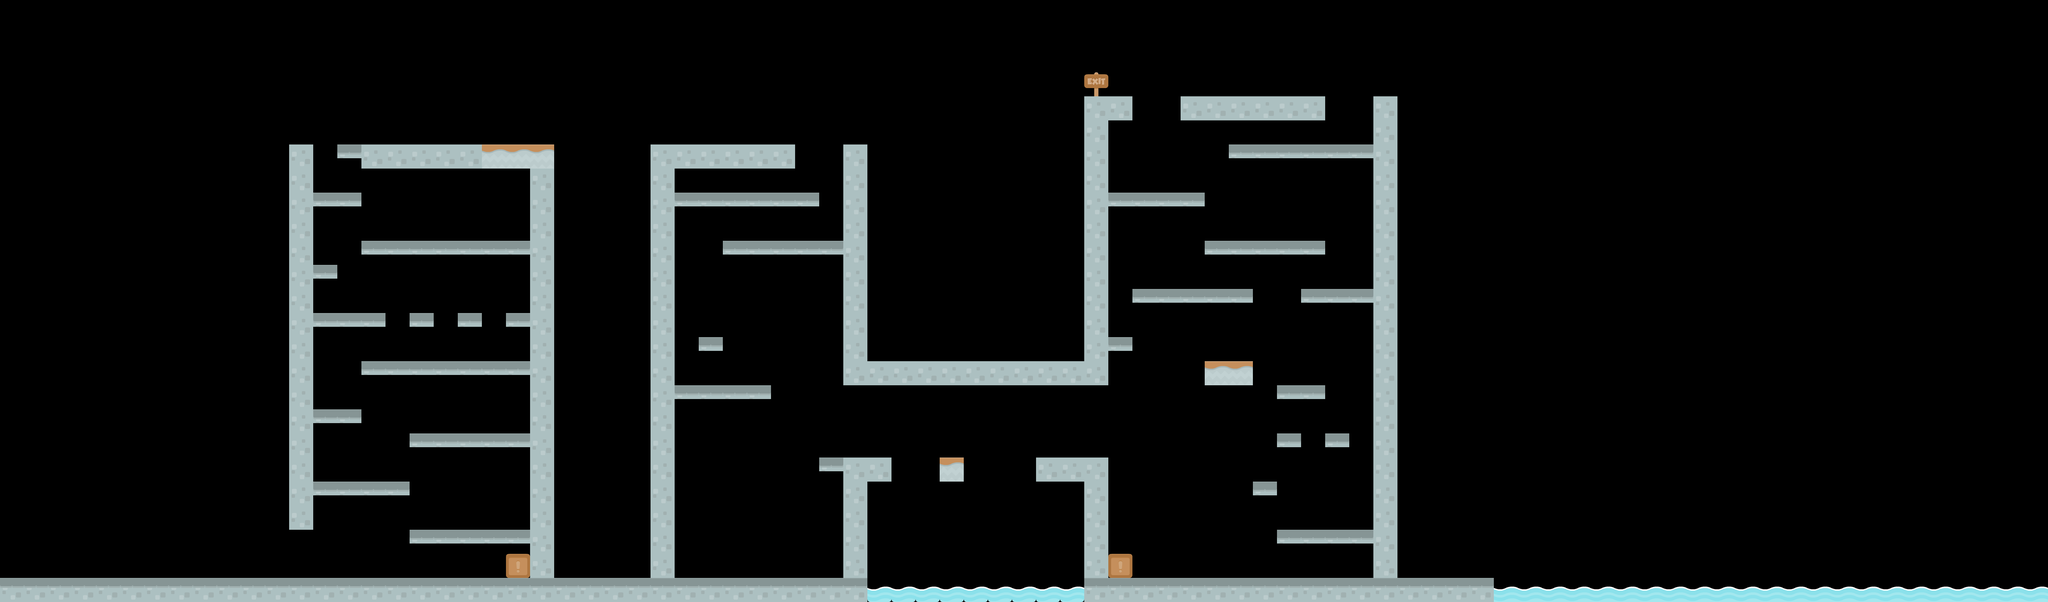

The image is a tile-based game level rendered from a .tmx file. Its description and source (layers, tilesets, objects; grid data summarised) follow:
An orthogonal 85x25 tile map with 70x70 px tiles, 1 tile layer (Tile Layer 1) and 54 objects (49x platform, 2x button, doorBot, doorTop, spawnpoint).

<map version="1.10" tiledversion="1.11.0" orientation="orthogonal" renderorder="right-down" width="85" height="25" tilewidth="70" tileheight="70" infinite="0" nextlayerid="3" nextobjectid="99">
 <properties>
  <property name="star1time" type="float" value="7" />
 </properties>
 <tileset firstgid="1" name="tiles_spritesheet" tilewidth="70" tileheight="70" spacing="2" tilecount="156" columns="12">
  <image source="tiles_spritesheet.png" width="914" height="936" />
 </tileset>
 <layer id="1" name="Tile Layer 1" width="85" height="25">
  <data>[2125 cells, 316 non-empty, 8 distinct tile ids]</data>
 </layer>
 <objectgroup id="2" name="Object Layer 1">
  <properties>
   <property name="TYPE" value="NORMAL" />
  </properties>
  <object id="41" type="button" x="1435" y="1651">
   <properties>
    <property name="TYPE" value="Package" />
   </properties>
   <point />
  </object>
  <object id="42" type="button" x="3336" y="1639">
   <properties>
    <property name="TYPE" value="Receiver" />
   </properties>
   <point />
  </object>
  <object id="44" type="platform" x="0" y="1681" width="2521" height="70">
   <properties>
    <property name="TYPE" value="NORMAL" />
   </properties>
  </object>
  <object id="45" type="platform" x="841" y="422" width="68" height="1118">
   <properties>
    <property name="TYPE" value="NORMAL" />
   </properties>
  </object>
  <object id="46" type="platform" x="1539" y="491" width="68" height="1192">
   <properties>
    <property name="TYPE" value="NORMAL" />
   </properties>
  </object>
  <object id="47" type="platform" x="1890" y="423" width="68" height="1254">
   <properties>
    <property name="TYPE" value="NORMAL" />
   </properties>
  </object>
  <object id="48" type="platform" x="2451" y="1332" width="68" height="347">
   <properties>
    <property name="TYPE" value="NORMAL" />
   </properties>
  </object>
  <object id="49" type="platform" x="3149" y="1329" width="68" height="353">
   <properties>
    <property name="TYPE" value="NORMAL" />
   </properties>
  </object>
  <object id="50" type="platform" x="3992" y="283" width="68" height="1397">
   <properties>
    <property name="TYPE" value="NORMAL" />
   </properties>
  </object>
  <object id="52" type="platform" x="1050" y="419" width="348" height="70">
   <properties>
    <property name="TYPE " value="NORMAL" />
   </properties>
  </object>
  <object id="53" type="platform" x="1959" y="421" width="353" height="70">
   <properties>
    <property name="TYPE" value="NORMAL" />
   </properties>
  </object>
  <object id="54" type="platform" x="2521" y="1330" width="68" height="70">
   <properties>
    <property name="TYPE" value="NORMAL" />
   </properties>
  </object>
  <object id="55" type="platform" x="2450" y="419" width="68" height="703" />
  <object id="56" type="platform" x="2521" y="1053" width="700" height="70">
   <properties>
    <property name="TYPE" value="NORMAL" />
   </properties>
  </object>
  <object id="57" type="platform" x="3008" y="1329" width="139" height="70">
   <properties>
    <property name="TYPE" value="NORMAL" />
   </properties>
  </object>
  <object id="58" type="platform" x="3151" y="282" width="68" height="770">
   <properties>
    <property name="TYPE" value="NORMAL" />
   </properties>
  </object>
  <object id="59" type="platform" x="3219" y="283" width="68" height="70">
   <properties>
    <property name="TYPE" value="NORMAL" />
   </properties>
  </object>
  <object id="60" type="platform" x="3426" y="283" width="424" height="70">
   <properties>
    <property name="TYPE" value="NORMAL" />
   </properties>
  </object>
  <object id="61" type="platform" x="3502" y="1048" width="138" height="70">
   <properties>
    <property name="TYPE" value="SLIP" />
   </properties>
  </object>
  <object id="62" type="platform" x="3221" y="979" width="68" height="40" />
  <object id="63" type="platform" x="2732" y="1330" width="68" height="70">
   <properties>
    <property name="TYPE" value="SLIP" />
   </properties>
  </object>
  <object id="64" type="platform" x="3292" y="842" width="348" height="40" />
  <object id="65" type="platform" x="3710" y="1258" width="68" height="40" />
  <object id="66" type="platform" x="3848" y="1261" width="68" height="40" />
  <object id="67" type="platform" x="3639" y="1402" width="68" height="40" />
  <object id="68" type="platform" x="3710" y="1537" width="278" height="40" />
  <object id="69" type="platform" x="3710" y="1122" width="140" height="40" />
  <object id="70" type="platform" x="3778" y="841" width="213" height="40" />
  <object id="71" type="platform" x="3219" y="561" width="280" height="40" />
  <object id="72" type="platform" x="3500" y="700" width="346" height="40" />
  <object id="73" type="platform" x="3570" y="421" width="421" height="40" />
  <object id="74" type="platform" x="910" y="1402" width="279" height="40">
   <properties>
    <property name="TYPE" value="NORMAL" />
   </properties>
  </object>
  <object id="75" type="platform" x="1192" y="1543" width="343" height="40">
   <properties>
    <property name="TYPE" value="NORMAL" />
   </properties>
  </object>
  <object id="76" type="platform" x="908" y="1191" width="138" height="40">
   <properties>
    <property name="TYPE" value="NORMAL" />
   </properties>
  </object>
  <object id="77" type="platform" x="1192" y="1259" width="345" height="40">
   <properties>
    <property name="TYPE" value="NORMAL" />
   </properties>
  </object>
  <object id="78" type="platform" x="1049" y="1049" width="489" height="40">
   <properties>
    <property name="TYPE" value="NORMAL" />
   </properties>
  </object>
  <object id="79" type="platform" x="908" y="912" width="212" height="40">
   <properties>
    <property name="TYPE" value="NORMAL" />
   </properties>
  </object>
  <object id="80" type="platform" x="1190" y="912" width="68" height="40">
   <properties>
    <property name="TYPE" value="NORMAL" />
   </properties>
  </object>
  <object id="81" type="platform" x="1331" y="913" width="68" height="40">
   <properties>
    <property name="TYPE" value="NORMAL" />
   </properties>
  </object>
  <object id="82" type="platform" x="1472" y="910" width="68" height="40">
   <properties>
    <property name="TYPE" value="NORMAL" />
   </properties>
  </object>
  <object id="83" type="platform" x="911" y="772" width="68" height="40">
   <properties>
    <property name="TYPE" value="NORMAL" />
   </properties>
  </object>
  <object id="84" type="platform" x="1053" y="701" width="488" height="40">
   <properties>
    <property name="TYPE" value="NORMAL" />
   </properties>
  </object>
  <object id="85" type="platform" x="911" y="560" width="136" height="40">
   <properties>
    <property name="TYPE" value="NORMAL" />
   </properties>
  </object>
  <object id="86" type="platform" x="978" y="421" width="68" height="40">
   <properties>
    <property name="TYPE" value="NORMAL" />
   </properties>
  </object>
  <object id="88" type="platform" x="2381" y="1329" width="68" height="40">
   <properties>
    <property name="TYPE" value="NORMAL" />
   </properties>
  </object>
  <object id="89" type="platform" x="1957" y="1119" width="284" height="40">
   <properties>
    <property name="TYPE" value="NORMAL" />
   </properties>
  </object>
  <object id="90" type="platform" x="2033" y="981" width="68" height="40">
   <properties>
    <property name="TYPE" value="NORMAL" />
   </properties>
  </object>
  <object id="91" type="platform" x="2101" y="702" width="350" height="40">
   <properties>
    <property name="TYPE" value="NORMAL" />
   </properties>
  </object>
  </objectgroup>
</map>
<!-- 6 of 54 objects omitted -->
